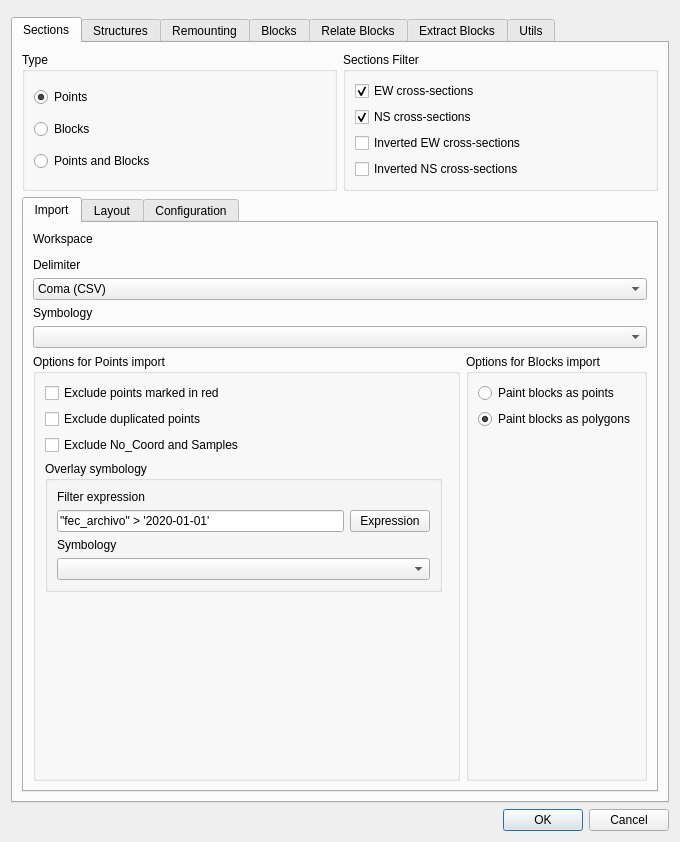
<?xml version="1.0" encoding="UTF-8"?>
<ui version="4.0">
 <class>Dialog</class>
 <widget class="QDialog" name="Dialog">
  <property name="geometry">
   <rect>
    <x>0</x>
    <y>0</y>
    <width>680</width>
    <height>842</height>
   </rect>
  </property>
  <property name="windowTitle">
   <string>Sugar Tools</string>
  </property>
  <layout class="QVBoxLayout" name="verticalLayout_6">
   <item>
    <widget class="QgsMessageBar" name="messageBar">
     <property name="frameShape">
      <enum>QFrame::StyledPanel</enum>
     </property>
     <property name="frameShadow">
      <enum>QFrame::Raised</enum>
     </property>
    </widget>
   </item>
   <item>
    <widget class="QTabWidget" name="tabWidgetMain">
     <property name="currentIndex">
      <number>0</number>
     </property>
     <widget class="QWidget" name="tabSections">
      <attribute name="title">
       <string>Sections</string>
      </attribute>
      <layout class="QGridLayout" name="gridLayout_6">
       <item row="0" column="0">
        <widget class="QGroupBox" name="pointOrBlock">
         <property name="title">
          <string>Type</string>
         </property>
         <property name="checkable">
          <bool>false</bool>
         </property>
         <layout class="QGridLayout" name="gridLayout_5">
          <item row="1" column="0">
           <widget class="QRadioButton" name="radioBlocks">
            <property name="text">
             <string>Blocks</string>
            </property>
           </widget>
          </item>
          <item row="0" column="0">
           <widget class="QRadioButton" name="radioPoints">
            <property name="text">
             <string>Points</string>
            </property>
            <property name="checked">
             <bool>true</bool>
            </property>
           </widget>
          </item>
          <item row="2" column="0">
           <widget class="QRadioButton" name="radioPointsBlocks">
            <property name="text">
             <string>Points and Blocks</string>
            </property>
           </widget>
          </item>
         </layout>
        </widget>
       </item>
       <item row="0" column="1">
        <widget class="QGroupBox" name="groupBox">
         <property name="title">
          <string>Sections Filter</string>
         </property>
         <layout class="QVBoxLayout" name="verticalLayout_2">
          <item>
           <widget class="QCheckBox" name="section_ew">
            <property name="text">
             <string>EW cross-sections</string>
            </property>
            <property name="checked">
             <bool>true</bool>
            </property>
           </widget>
          </item>
          <item>
           <widget class="QCheckBox" name="section_ns">
            <property name="text">
             <string>NS cross-sections</string>
            </property>
            <property name="checked">
             <bool>true</bool>
            </property>
           </widget>
          </item>
          <item>
           <widget class="QCheckBox" name="section_ew_inverted">
            <property name="text">
             <string>Inverted EW cross-sections</string>
            </property>
           </widget>
          </item>
          <item>
           <widget class="QCheckBox" name="section_ns_inverted">
            <property name="text">
             <string>Inverted NS cross-sections</string>
            </property>
           </widget>
          </item>
         </layout>
        </widget>
       </item>
       <item row="1" column="0" colspan="2">
        <widget class="QTabWidget" name="tabWidgetSections">
         <property name="currentIndex">
          <number>0</number>
         </property>
         <widget class="QWidget" name="tabImport">
          <attribute name="title">
           <string>Import</string>
          </attribute>
          <layout class="QGridLayout" name="gridLayout_2">
           <item row="1" column="0" colspan="2">
            <widget class="QgsFileWidget" name="workspace">
             <property name="storageMode">
              <enum>QgsFileWidget::GetDirectory</enum>
             </property>
            </widget>
           </item>
           <item row="0" column="0" colspan="2">
            <widget class="QLabel" name="label">
             <property name="text">
              <string>Workspace</string>
             </property>
            </widget>
           </item>
           <item row="3" column="0" colspan="2">
            <widget class="QComboBox" name="delimiter">
             <item>
              <property name="text">
               <string>Coma (CSV)</string>
              </property>
             </item>
             <item>
              <property name="text">
               <string>Tabulator (TSV)</string>
              </property>
             </item>
            </widget>
           </item>
           <item row="6" column="0">
            <widget class="QGroupBox" name="groupBoxPoints">
             <property name="title">
              <string>Options for Points import</string>
             </property>
             <layout class="QGridLayout" name="gridLayout_3">
              <item row="6" column="0" colspan="2">
               <spacer name="verticalSpacer_5">
                <property name="orientation">
                 <enum>Qt::Vertical</enum>
                </property>
                <property name="sizeHint" stdset="0">
                 <size>
                  <width>20</width>
                  <height>40</height>
                 </size>
                </property>
               </spacer>
              </item>
              <item row="3" column="0">
               <widget class="QGroupBox" name="groupBox_2">
                <property name="title">
                 <string>Overlay symbology</string>
                </property>
                <layout class="QGridLayout" name="gridLayout_7">
                 <item row="1" column="0">
                  <widget class="QLineEdit" name="filter_expr">
                   <property name="text">
                    <string>&quot;fec_archivo&quot; &gt; '2020-01-01'</string>
                   </property>
                  </widget>
                 </item>
                 <item row="2" column="0">
                  <widget class="QLabel" name="label_7">
                   <property name="text">
                    <string>Symbology</string>
                   </property>
                  </widget>
                 </item>
                 <item row="0" column="0">
                  <widget class="QLabel" name="label_4">
                   <property name="text">
                    <string>Filter expression</string>
                   </property>
                  </widget>
                 </item>
                 <item row="1" column="1">
                  <widget class="QPushButton" name="filter_expr_btn">
                   <property name="text">
                    <string>Expression</string>
                   </property>
                  </widget>
                 </item>
                 <item row="3" column="0" colspan="2">
                  <widget class="QComboBox" name="symbology_overlay"/>
                 </item>
                </layout>
               </widget>
              </item>
              <item row="2" column="0" colspan="2">
               <widget class="QCheckBox" name="exclude_no_coords">
                <property name="text">
                 <string>Exclude No_Coord and Samples</string>
                </property>
               </widget>
              </item>
              <item row="1" column="0" colspan="2">
               <widget class="QCheckBox" name="exclude_duplicated_points">
                <property name="text">
                 <string>Exclude duplicated points</string>
                </property>
               </widget>
              </item>
              <item row="0" column="0" colspan="2">
               <widget class="QCheckBox" name="exclude_red_points">
                <property name="text">
                 <string>Exclude points marked in red</string>
                </property>
               </widget>
              </item>
             </layout>
            </widget>
           </item>
           <item row="6" column="1">
            <widget class="QGroupBox" name="groupBoxBlocks">
             <property name="enabled">
              <bool>true</bool>
             </property>
             <property name="maximumSize">
              <size>
               <width>215</width>
               <height>16777215</height>
              </size>
             </property>
             <property name="title">
              <string>Options for Blocks import</string>
             </property>
             <layout class="QGridLayout" name="gridLayout_4">
              <item row="2" column="0">
               <spacer name="verticalSpacer_4">
                <property name="orientation">
                 <enum>Qt::Vertical</enum>
                </property>
                <property name="sizeHint" stdset="0">
                 <size>
                  <width>20</width>
                  <height>40</height>
                 </size>
                </property>
               </spacer>
              </item>
              <item row="0" column="0">
               <widget class="QRadioButton" name="option_points">
                <property name="text">
                 <string>Paint blocks as points</string>
                </property>
               </widget>
              </item>
              <item row="1" column="0">
               <widget class="QRadioButton" name="option_polygons">
                <property name="text">
                 <string>Paint blocks as polygons</string>
                </property>
                <property name="checked">
                 <bool>true</bool>
                </property>
               </widget>
              </item>
             </layout>
            </widget>
           </item>
           <item row="5" column="0" colspan="2">
            <widget class="QComboBox" name="symbology"/>
           </item>
           <item row="2" column="0" colspan="2">
            <widget class="QLabel" name="label_6">
             <property name="text">
              <string>Delimiter</string>
             </property>
            </widget>
           </item>
           <item row="4" column="0" colspan="2">
            <widget class="QLabel" name="labelSymbology">
             <property name="text">
              <string>Symbology</string>
             </property>
            </widget>
           </item>
          </layout>
         </widget>
         <widget class="QWidget" name="tabLayout">
          <attribute name="title">
           <string>Layout</string>
          </attribute>
          <layout class="QGridLayout" name="gridLayout">
           <item row="3" column="0" colspan="2">
            <widget class="QComboBox" name="layout"/>
           </item>
           <item row="1" column="0" colspan="2">
            <widget class="QComboBox" name="layer"/>
           </item>
           <item row="0" column="0">
            <widget class="QLabel" name="label_2">
             <property name="text">
              <string>Layer</string>
             </property>
            </widget>
           </item>
           <item row="2" column="0">
            <widget class="QLabel" name="label_3">
             <property name="text">
              <string>Layout</string>
             </property>
            </widget>
           </item>
           <item row="4" column="0" colspan="2">
            <spacer name="verticalSpacer_3">
             <property name="orientation">
              <enum>Qt::Vertical</enum>
             </property>
             <property name="sizeHint" stdset="0">
              <size>
               <width>20</width>
               <height>40</height>
              </size>
             </property>
            </spacer>
           </item>
          </layout>
         </widget>
         <widget class="QWidget" name="tabConfig">
          <attribute name="title">
           <string>Configuration</string>
          </attribute>
          <layout class="QGridLayout" name="gridLayout_10">
           <item row="0" column="0">
            <widget class="QLabel" name="label_8">
             <property name="text">
              <string>Points Symbology folder</string>
             </property>
            </widget>
           </item>
           <item row="2" column="0">
            <widget class="QLabel" name="label_9">
             <property name="text">
              <string>Overlay Symbology folder</string>
             </property>
            </widget>
           </item>
           <item row="4" column="0">
            <spacer name="verticalSpacer_2">
             <property name="orientation">
              <enum>Qt::Vertical</enum>
             </property>
             <property name="sizeHint" stdset="0">
              <size>
               <width>20</width>
               <height>108</height>
              </size>
             </property>
            </spacer>
           </item>
           <item row="3" column="0">
            <widget class="QgsFileWidget" name="symbology_overlay_folder">
             <property name="storageMode">
              <enum>QgsFileWidget::GetDirectory</enum>
             </property>
            </widget>
           </item>
           <item row="1" column="0">
            <widget class="QgsFileWidget" name="symbology_folder">
             <property name="storageMode">
              <enum>QgsFileWidget::GetDirectory</enum>
             </property>
            </widget>
           </item>
          </layout>
         </widget>
        </widget>
       </item>
      </layout>
     </widget>
     <widget class="QWidget" name="tabStructures">
      <attribute name="title">
       <string>Structures</string>
      </attribute>
      <layout class="QGridLayout" name="gridLayout_8">
       <item row="12" column="0">
        <spacer name="verticalSpacer_6">
         <property name="orientation">
          <enum>Qt::Vertical</enum>
         </property>
         <property name="sizeHint" stdset="0">
          <size>
           <width>20</width>
           <height>27</height>
          </size>
         </property>
        </spacer>
       </item>
       <item row="2" column="0">
        <widget class="QLabel" name="label_10">
         <property name="text">
          <string>Workspace</string>
         </property>
        </widget>
       </item>
       <item row="5" column="0" colspan="2">
        <widget class="QLineEdit" name="structures_name"/>
       </item>
       <item row="0" column="0">
        <widget class="QLabel" name="label_11">
         <property name="text">
          <string>Database</string>
         </property>
        </widget>
       </item>
       <item row="6" column="0">
        <widget class="QCheckBox" name="structures_ns_invert">
         <property name="text">
          <string>Projectar NS invertida</string>
         </property>
        </widget>
       </item>
       <item row="3" column="0" colspan="2">
        <widget class="QgsFileWidget" name="structures_workspace">
         <property name="storageMode">
          <enum>QgsFileWidget::GetDirectory</enum>
         </property>
        </widget>
       </item>
       <item row="1" column="0" colspan="2">
        <widget class="QComboBox" name="structures_db"/>
       </item>
       <item row="7" column="0">
        <widget class="QCheckBox" name="structures_ew_invert">
         <property name="text">
          <string>Projectar ES invertida</string>
         </property>
        </widget>
       </item>
       <item row="4" column="0">
        <widget class="QLabel" name="label_12">
         <property name="text">
          <string>Name (UA+EX, f.ex. 3NE24)</string>
         </property>
        </widget>
       </item>
      </layout>
     </widget>
     <widget class="QWidget" name="tabRemounting">
      <attribute name="title">
       <string>Remounting</string>
      </attribute>
      <layout class="QGridLayout" name="gridLayout_14">
       <item row="2" column="0">
        <widget class="QLabel" name="label_14">
         <property name="text">
          <string>Sheet:</string>
         </property>
        </widget>
       </item>
       <item row="0" column="0">
        <widget class="QLabel" name="label_13">
         <property name="text">
          <string>Excel file:</string>
         </property>
        </widget>
       </item>
       <item row="1" column="0">
        <widget class="QgsFileWidget" name="remounting_excel"/>
       </item>
       <item row="4" column="0">
        <widget class="QGroupBox" name="groupBox_8">
         <property name="title">
          <string>Coloums</string>
         </property>
         <layout class="QFormLayout" name="formLayout">
          <item row="0" column="0">
           <widget class="QLabel" name="label_15">
            <property name="text">
             <string>Part:</string>
            </property>
           </widget>
          </item>
          <item row="0" column="1">
           <widget class="QComboBox" name="remounting_part"/>
          </item>
          <item row="1" column="0">
           <widget class="QLabel" name="label_16">
            <property name="text">
             <string>Coord X:</string>
            </property>
           </widget>
          </item>
          <item row="1" column="1">
           <widget class="QComboBox" name="remounting_coordx"/>
          </item>
          <item row="2" column="0">
           <widget class="QLabel" name="label_17">
            <property name="text">
             <string>Coord Y:</string>
            </property>
           </widget>
          </item>
          <item row="2" column="1">
           <widget class="QComboBox" name="remounting_coordy"/>
          </item>
          <item row="3" column="0">
           <widget class="QLabel" name="label_18">
            <property name="text">
             <string>Origin:</string>
            </property>
           </widget>
          </item>
          <item row="3" column="1">
           <widget class="QComboBox" name="remounting_origen"/>
          </item>
          <item row="4" column="0">
           <widget class="QLabel" name="label_19">
            <property name="text">
             <string>Target:</string>
            </property>
           </widget>
          </item>
          <item row="4" column="1">
           <widget class="QComboBox" name="remounting_destiny"/>
          </item>
          <item row="5" column="0">
           <widget class="QLabel" name="label_20">
            <property name="text">
             <string>Remounting:</string>
            </property>
           </widget>
          </item>
          <item row="5" column="1">
           <widget class="QComboBox" name="remounting_remounting"/>
          </item>
          <item row="6" column="1">
           <widget class="QComboBox" name="remounting_labels"/>
          </item>
          <item row="7" column="1">
           <widget class="QComboBox" name="remounting_colors"/>
          </item>
          <item row="6" column="0">
           <widget class="QLabel" name="label_21">
            <property name="text">
             <string>Labels:</string>
            </property>
           </widget>
          </item>
          <item row="7" column="0">
           <widget class="QLabel" name="label_22">
            <property name="text">
             <string>Color codification:</string>
            </property>
           </widget>
          </item>
         </layout>
        </widget>
       </item>
       <item row="7" column="0">
        <spacer name="verticalSpacer_7">
         <property name="orientation">
          <enum>Qt::Vertical</enum>
         </property>
         <property name="sizeHint" stdset="0">
          <size>
           <width>20</width>
           <height>40</height>
          </size>
         </property>
        </spacer>
       </item>
       <item row="3" column="0">
        <widget class="QComboBox" name="remounting_sheet"/>
       </item>
      </layout>
     </widget>
     <widget class="QWidget" name="tabBlocks">
      <attribute name="title">
       <string>Blocks</string>
      </attribute>
      <layout class="QVBoxLayout" name="verticalLayout">
       <item>
        <widget class="QGroupBox" name="groupBox_5">
         <property name="title">
          <string>Select blocks by expression</string>
         </property>
         <layout class="QGridLayout" name="gridLayout_9">
          <item row="0" column="1">
           <widget class="QPushButton" name="blocks_filter_expr_btn">
            <property name="text">
             <string>Expression</string>
            </property>
           </widget>
          </item>
          <item row="0" column="0">
           <widget class="QLineEdit" name="blocks_filter_expr">
            <property name="text">
             <string>&quot;id_bloque&quot; = 1</string>
            </property>
           </widget>
          </item>
          <item row="1" column="0" colspan="2">
           <widget class="QPushButton" name="blocks_filter_expr_select_btn">
            <property name="text">
             <string>Select Blocks</string>
            </property>
           </widget>
          </item>
         </layout>
        </widget>
       </item>
       <item>
        <widget class="QGroupBox" name="groupBox_6">
         <property name="title">
          <string>Draw Geometries</string>
         </property>
         <layout class="QGridLayout" name="gridLayout_13">
          <item row="0" column="1">
           <widget class="QLineEdit" name="blocks_id"/>
          </item>
          <item row="6" column="0">
           <widget class="QLabel" name="label_25">
            <property name="text">
             <string>Lines layer:</string>
            </property>
           </widget>
          </item>
          <item row="4" column="1">
           <widget class="QgsMapLayerComboBox" name="blocks_select_layer"/>
          </item>
          <item row="0" column="0">
           <widget class="QLabel" name="label_23">
            <property name="text">
             <string>Block id:</string>
            </property>
           </widget>
          </item>
          <item row="4" column="0">
           <widget class="QLabel" name="label_24">
            <property name="text">
             <string>Select points from layer:</string>
            </property>
           </widget>
          </item>
          <item row="7" column="0">
           <widget class="QLabel" name="label_26">
            <property name="text">
             <string>3D layer:</string>
            </property>
           </widget>
          </item>
          <item row="5" column="0">
           <widget class="QLabel" name="label_27">
            <property name="text">
             <string>Polygons layer:</string>
            </property>
           </widget>
          </item>
          <item row="5" column="1">
           <widget class="QgsMapLayerComboBox" name="blocks_polygon_layer"/>
          </item>
          <item row="6" column="1">
           <widget class="QgsMapLayerComboBox" name="blocks_lines_layer"/>
          </item>
          <item row="7" column="1">
           <widget class="QgsMapLayerComboBox" name="blocks_3d_layer"/>
          </item>
         </layout>
        </widget>
       </item>
       <item>
        <spacer name="verticalSpacer_8">
         <property name="orientation">
          <enum>Qt::Vertical</enum>
         </property>
         <property name="sizeHint" stdset="0">
          <size>
           <width>20</width>
           <height>420</height>
          </size>
         </property>
        </spacer>
       </item>
      </layout>
     </widget>
     <widget class="QWidget" name="tabRelateBlocks">
      <attribute name="title">
       <string>Relate Blocks</string>
      </attribute>
      <layout class="QVBoxLayout" name="verticalLayout_7">
       <item>
        <widget class="QLabel" name="label_28">
         <property name="text">
          <string>Block id</string>
         </property>
        </widget>
       </item>
       <item>
        <widget class="QLineEdit" name="relblocks_id"/>
       </item>
       <item>
        <widget class="QLabel" name="label_29">
         <property name="text">
          <string>Block relations table</string>
         </property>
        </widget>
       </item>
       <item>
        <widget class="QgsFileWidget" name="relblocks_table"/>
       </item>
       <item>
        <widget class="QGroupBox" name="groupBox_7">
         <property name="title">
          <string>Relations</string>
         </property>
         <layout class="QGridLayout" name="gridLayout_15">
          <item row="0" column="0" rowspan="4">
           <widget class="QListView" name="relblocks_table_2"/>
          </item>
          <item row="0" column="1">
           <widget class="QPushButton" name="relblocks_add_btn">
            <property name="text">
             <string>+</string>
            </property>
           </widget>
          </item>
          <item row="1" column="1">
           <widget class="QPushButton" name="relblocks_remove_btn">
            <property name="text">
             <string>x</string>
            </property>
           </widget>
          </item>
          <item row="2" column="1">
           <widget class="QPushButton" name="relblocks_up_btn">
            <property name="text">
             <string>⏶</string>
            </property>
           </widget>
          </item>
          <item row="3" column="1">
           <widget class="QPushButton" name="relblocks_down_btn">
            <property name="text">
             <string>⏷</string>
            </property>
           </widget>
          </item>
         </layout>
        </widget>
       </item>
       <item>
        <spacer name="verticalSpacer_9">
         <property name="orientation">
          <enum>Qt::Vertical</enum>
         </property>
         <property name="sizeHint" stdset="0">
          <size>
           <width>20</width>
           <height>429</height>
          </size>
         </property>
        </spacer>
       </item>
      </layout>
     </widget>
     <widget class="QWidget" name="tabExtractBlocks">
      <attribute name="title">
       <string>Extract Blocks</string>
      </attribute>
      <layout class="QVBoxLayout" name="verticalLayout_8">
       <item>
        <widget class="QLabel" name="label_30">
         <property name="text">
          <string>Output folder</string>
         </property>
        </widget>
       </item>
       <item>
        <widget class="QgsFileWidget" name="extractblocks_folder"/>
       </item>
       <item>
        <widget class="QLabel" name="label_31">
         <property name="text">
          <string>Restrict UAS, separted by comas (optional)</string>
         </property>
        </widget>
       </item>
       <item>
        <widget class="QLineEdit" name="lineEdit"/>
       </item>
       <item>
        <spacer name="verticalSpacer_10">
         <property name="orientation">
          <enum>Qt::Vertical</enum>
         </property>
         <property name="sizeHint" stdset="0">
          <size>
           <width>20</width>
           <height>40</height>
          </size>
         </property>
        </spacer>
       </item>
      </layout>
     </widget>
     <widget class="QWidget" name="tabUtils">
      <attribute name="title">
       <string>Utils</string>
      </attribute>
      <layout class="QVBoxLayout" name="verticalLayout_5">
       <item>
        <widget class="QGroupBox" name="groupBox_4">
         <property name="title">
          <string>Import Layouts</string>
         </property>
         <layout class="QVBoxLayout" name="verticalLayout_3">
          <item>
           <widget class="QPushButton" name="import_layout_sections_btn">
            <property name="text">
             <string>Import Sections layout</string>
            </property>
           </widget>
          </item>
          <item>
           <widget class="QPushButton" name="import_layout_map_btn">
            <property name="text">
             <string>Import Map layout</string>
            </property>
           </widget>
          </item>
          <item>
           <widget class="QPushButton" name="import_layout_structures_btn">
            <property name="text">
             <string>Import Structures layout</string>
            </property>
           </widget>
          </item>
         </layout>
        </widget>
       </item>
       <item>
        <widget class="QGroupBox" name="groupBox_3">
         <property name="title">
          <string>Import Map geometries</string>
         </property>
         <layout class="QVBoxLayout" name="verticalLayout_4">
          <item>
           <widget class="QLabel" name="label_5">
            <property name="text">
             <string>Select folder containing shapefiles:</string>
            </property>
           </widget>
          </item>
          <item>
           <widget class="QgsFileWidget" name="shapefiles_folder">
            <property name="storageMode">
             <enum>QgsFileWidget::GetDirectory</enum>
            </property>
           </widget>
          </item>
          <item>
           <widget class="QPushButton" name="import_shapefiles_btn">
            <property name="text">
             <string>Import Map shapefiles</string>
            </property>
           </widget>
          </item>
         </layout>
        </widget>
       </item>
       <item>
        <spacer name="verticalSpacer">
         <property name="orientation">
          <enum>Qt::Vertical</enum>
         </property>
         <property name="sizeHint" stdset="0">
          <size>
           <width>20</width>
           <height>525</height>
          </size>
         </property>
        </spacer>
       </item>
      </layout>
     </widget>
    </widget>
   </item>
   <item>
    <widget class="QDialogButtonBox" name="buttonBox">
     <property name="orientation">
      <enum>Qt::Horizontal</enum>
     </property>
     <property name="standardButtons">
      <set>QDialogButtonBox::Cancel|QDialogButtonBox::Ok</set>
     </property>
    </widget>
   </item>
  </layout>
 </widget>
 <customwidgets>
  <customwidget>
   <class>QgsFileWidget</class>
   <extends>QWidget</extends>
   <header>qgsfilewidget.h</header>
   <container>1</container>
  </customwidget>
  <customwidget>
   <class>QgsMapLayerComboBox</class>
   <extends>QComboBox</extends>
   <header>qgsmaplayercombobox.h</header>
  </customwidget>
  <customwidget>
   <class>QgsMessageBar</class>
   <extends>QFrame</extends>
   <header>qgis.gui</header>
   <container>1</container>
  </customwidget>
 </customwidgets>
 <resources/>
 <connections>
  <connection>
   <sender>buttonBox</sender>
   <signal>accepted()</signal>
   <receiver>Dialog</receiver>
   <slot>accept()</slot>
   <hints>
    <hint type="sourcelabel">
     <x>248</x>
     <y>254</y>
    </hint>
    <hint type="destinationlabel">
     <x>157</x>
     <y>274</y>
    </hint>
   </hints>
  </connection>
  <connection>
   <sender>buttonBox</sender>
   <signal>rejected()</signal>
   <receiver>Dialog</receiver>
   <slot>reject()</slot>
   <hints>
    <hint type="sourcelabel">
     <x>316</x>
     <y>260</y>
    </hint>
    <hint type="destinationlabel">
     <x>286</x>
     <y>274</y>
    </hint>
   </hints>
  </connection>
 </connections>
</ui>
